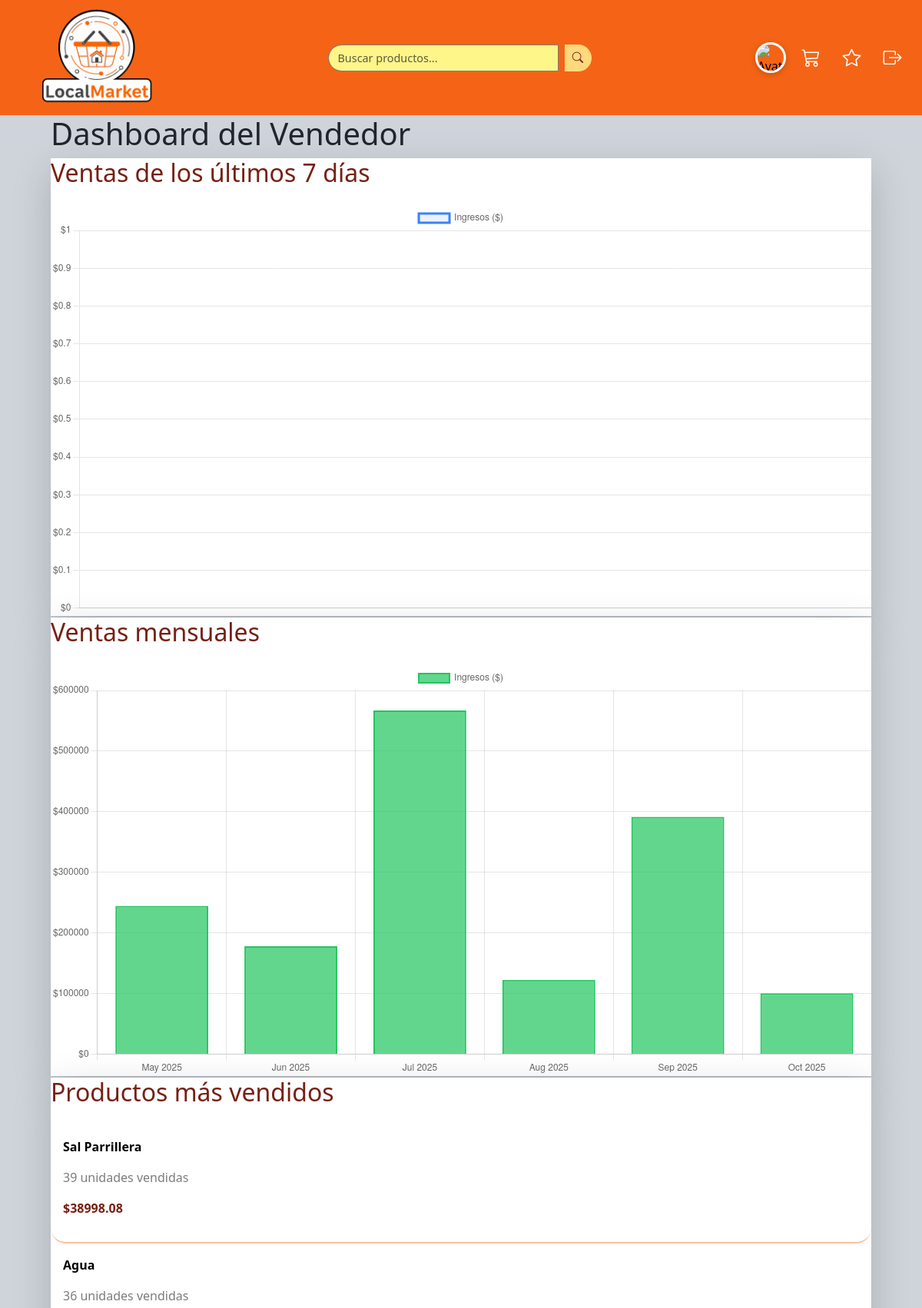
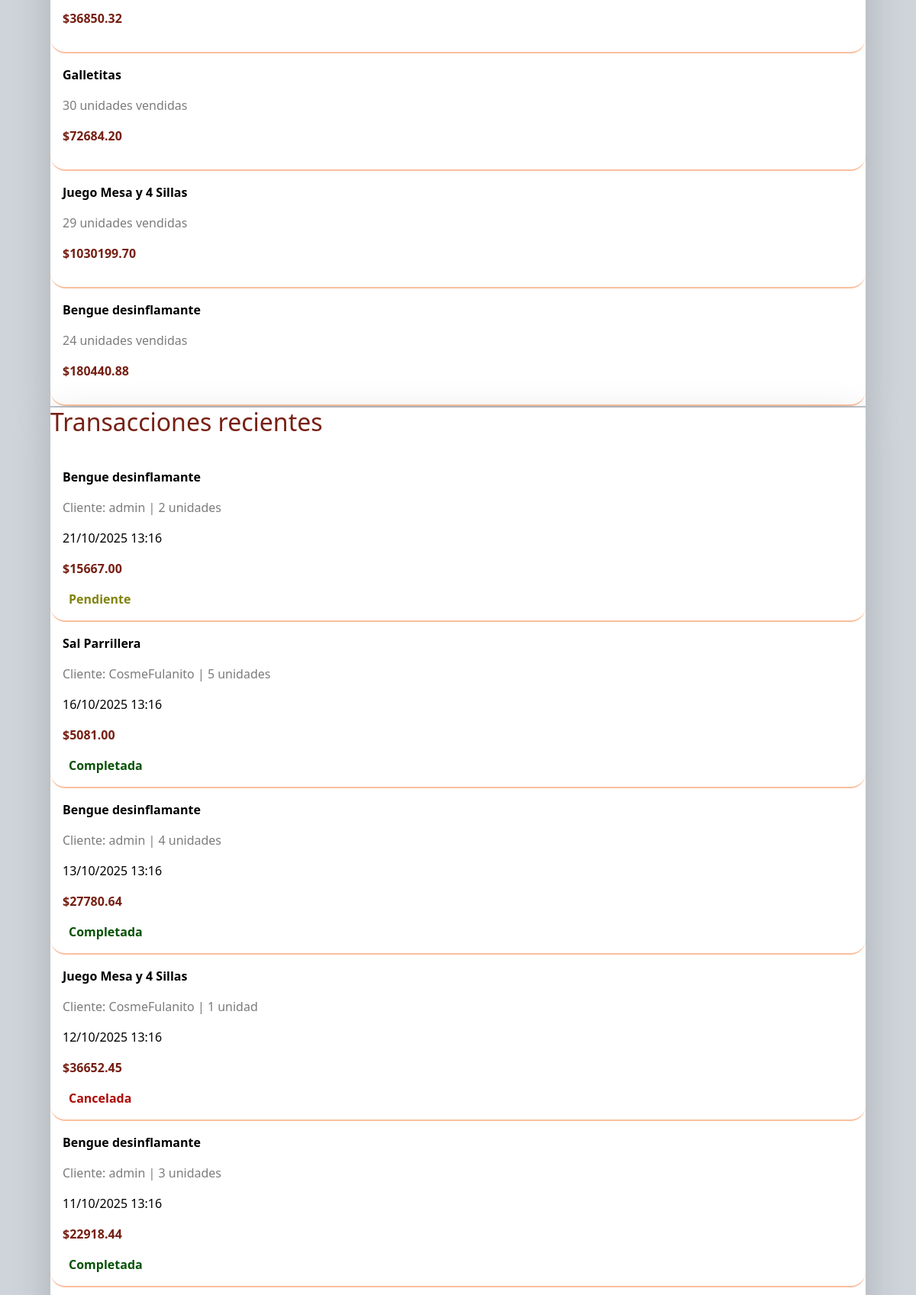
Screenshot of /dashboard/ (signed in, upper part) with the database file from the repository (2 pictures, top to bottom).
### dashboard/models.py (models this page shows, shortened)
class Sale(models.Model):
    STATUS_CHOICES = [
        ('pending', 'Pendiente'),
        ('completed', 'Completada'),
        ('cancelled', 'Cancelada'),
    ]
    product = models.ForeignKey(Product, on_delete=models.CASCADE, related_name='sales')
    buyer = models.ForeignKey(User, on_delete=models.CASCADE, related_name='purchases')
    seller = models.ForeignKey(User, on_delete=models.CASCADE, related_name='sales')
    quantity = models.PositiveIntegerField(default=1)
    unit_price = models.DecimalField(max_digits=10, decimal_places=2)
    total_price = models.DecimalField(max_digits=10, decimal_places=2)
    status = models.CharField(max_length=20, choices=STATUS_CHOICES, default='pending')
    created_at = models.DateTimeField(auto_now_add=True)
    completed_at = models.DateTimeField(null=True, blank=True)
    class Meta:
        ordering = ['-created_at']
        verbose_name = 'Venta'
        verbose_name_plural = 'Ventas'

### market/models.py (models this page shows, shortened)
class Product(models.Model):
    seller = models.ForeignKey(
        settings.AUTH_USER_MODEL,
        on_delete=models.CASCADE,
        related_name="products"
    )
    title = models.CharField(max_length=200)
    description = models.TextField(blank=True)
    marca = models.CharField(max_length=100, blank=True, default="Generico")
    price = models.DecimalField(max_digits=12, decimal_places=2)
    image = models.ImageField(
        upload_to="products/",
        blank=True,
        null=True,
        default="products/placeholder.png"
    )
    barcode = models.CharField(
        max_length=13,
        blank=True,
        default="0000000000000"
    )
    stock = models.IntegerField(
        blank=True,
        default=1
    )
    created_at = models.DateTimeField(auto_now_add=True)
    active = models.BooleanField(default=True)
    source = models.CharField(max_length=100, blank=True, default="Coto")  # supermercado
    query = models.CharField(max_length=100, blank=True, null=True)  # término de búsqueda

### dashboard/views.py (the view)
# urls.py: path('', views.dashboard_view, name='home'),
@login_required
def dashboard_view(request):
    user_sales = Sale.objects.filter(seller=request.user)
    total_sales = user_sales.filter(status='completed').aggregate(
        total=Sum('total_price'),
        count=Count('id')
    )
    pending_sales = user_sales.filter(status='pending').count()
    user_products = Product.objects.filter(seller=request.user)
    total_products = user_products.count()
    active_products = user_products.filter(active=True).count()
    seven_days_ago = datetime.now() - timedelta(days=7)
    recent_sales = user_sales.filter(
        status='completed',
        created_at__gte=seven_days_ago
    ).annotate(
        date=TruncDate('created_at')
    ).values('date').annotate(
        total=Sum('total_price'),
        count=Count('id')
    ).order_by('date')
    six_months_ago = datetime.now() - timedelta(days=180)
    monthly_sales = user_sales.filter(
        status='completed',
        created_at__gte=six_months_ago
    ).annotate(
        month=TruncMonth('created_at')
    ).values('month').annotate(
        total=Sum('total_price'),
        count=Count('id')
    ).order_by('month')
    top_products = user_sales.filter(
        status='completed'
    ).values(
        'product__title',
        'product__id'
    ).annotate(
        total_quantity=Sum('quantity'),
        total_revenue=Sum('total_price')
    ).order_by('-total_quantity')[:5]
    recent_transactions = user_sales.select_related(
        'product', 'buyer'
    ).order_by('-created_at')[:10]
    context = {
        'total_revenue': total_sales['total'] or 0,
        'total_sales_count': total_sales['count'] or 0,
        'pending_sales': pending_sales,
        'total_products': total_products,
        'active_products': active_products,
        'recent_sales': recent_sales,
        'monthly_sales': monthly_sales,
        'top_products': top_products,
        'recent_transactions': recent_transactions,
    }
    return render(request, 'dashboard/dashboard.html', context)

### market/context_processors.py (called while the page is built)
def user_avatar(request):
    if request.user.is_authenticated:
        avatar_url = get_user_avatar(request.user)
        return {'user_avatar_url': avatar_url}
    return {}

### market/utils.py (called while the page is built)
def get_user_avatar(user):
    try:
        social_account = user.socialaccount_set.first()
        if social_account:
            return social_account.get_avatar_url()
    except:
        pass
    return '/static/img/default-avatar.png'

### dashboard/templates/dashboard/dashboard.html (shortened to what this page needs)
{% extends 'base.html' %}
{% load static %}
{% block content %}
<div class="container mx-auto px-4 py-8">
    <h1 class="text-3xl font-bold mb-8 text-gray-800">Dashboard del Vendedor</h1>
    <div class="grid grid-cols-1 lg:grid-cols-2 gap-6 mb-8">
        <div class="bg-white rounded-lg shadow-lg p-6">
            <h2 class="text-xl font-bold mb-4 text-gray-800">Ventas de los últimos 7 días</h2>
            <canvas id="dailySalesChart"></canvas>
        </div>
        <div class="bg-white rounded-lg shadow-lg p-6">
            <h2 class="text-xl font-bold mb-4 text-gray-800">Ventas mensuales</h2>
            <canvas id="monthlySalesChart"></canvas>
        </div>
    </div>
    <div class="grid grid-cols-1 lg:grid-cols-2 gap-6">
        <div class="bg-white rounded-lg shadow-lg p-6">
            <h2 class="text-xl font-bold mb-4 text-black-800">Productos más vendidos</h2>
            <div class="space-y-4">
                {% for product in top_products %}
                <div class="datosCard flex items-center justify-between p-3 bg-gray-50 rounded-lg hover:bg-gray-100 transition">
                    <div class="flex-1">
                        <p class="datoTitulo font-semibold text-black">{{ product.product__title }}</p>
                        <p class="datoDetail text-sm text-black">{{ product.total_quantity }} unidades vendidas</p>
                    </div>
                    <div class="text-right">
                        <p class="datoPrecio font-bold text-black">${{ product.total_revenue|floatformat:2 }}</p>
                    </div>
                </div>
                {% empty %}
                <p class="text-black text-center py-4">No hay ventas registradas aún</p>
                {% endfor %}
            </div>
        </div>
        <div class="bg-white rounded-lg shadow-lg p-6">
            <h2 class="text-xl font-bold mb-4 tituloDatos">Transacciones recientes</h2>
            <div class="space-y-3">
                {% for sale in recent_transactions %}
                <div class="datosCard flex items-center justify-between p-3 border-l-4
                    {% if sale.status == 'completed' %}border-green-500 bg-green-50
                    {% elif sale.status == 'pending' %}border-yellow-500 bg-yellow-50
                    {% else %}border-red-500 bg-red-50{% endif %} rounded-r-lg">
                    <div class="flex-1">
                        <p class="datoTitulo font-semibold text-black">{{ sale.product.title }}</p>
                        <p class="datoDetail text-sm text-black">
                            Cliente: {{ sale.buyer.username }} |
                            {{ sale.quantity }} unidad{% if sale.quantity > 1 %}es{% endif %}
                        </p>
                        <p class="datoDetailtext-xs text-black">{{ sale.created_at|date:"d/m/Y H:i" }}</p>
                    </div>
                    <div class="text-right">
                        <p class="datoPrecio font-bold text-black">${{ sale.total_price|floatformat:2 }}</p>
                        <span class="text-xs px-2 py-1 rounded-full
                            {% if sale.status == 'completed' %} completada
                            {% elif sale.status == 'pending' %} pendiente
                            {% else %}cancelada{% endif %}">
                            {{ sale.get_status_display }}
                        </span>
                    </div>
                </div>
                {% empty %}
                <p class="datoDetail text-black text-center py-4">No hay transacciones recientes</p>
                {% endfor %}
            </div>
        </div>
    </div>
</div>
<script>
// Datos para ventas diarias
const dailyLabels = [{% for sale in recent_sales %}'{{ sale.date|date:"d/m" }}'{% if not forloop.last %},{% endif %}{% endfor %}];
const dailyData = [{% for sale in recent_sales %}{{ sale.total|default:0 }}{% if not forloop.last %},{% endif %}{% endfor %}];
// Gráfico de ventas diarias
const dailyCtx = document.getElementById('dailySalesChart').getContext('2d');
new Chart(dailyCtx, {
    type: 'line',
    data: {
        labels: dailyLabels,
        datasets: [{
            label: 'Ingresos ($)',
            data: dailyData,
            borderColor: 'rgb(59, 130, 246)',
            backgroundColor: 'rgba(59, 130, 246, 0.1)',
            tension: 0.4,
            fill: true
        }]
    },
    options: {
        responsive: true,
        maintainAspectRatio: true,
        plugins: {
            legend: {
                display: true,
                position: 'top'
            }
        },
        scales: {
            y: {
                beginAtZero: true,
                ticks: {
                    callback: function(value) {
                        return '$' + value;
                    }
                }
            }
        }
    }
});
// Datos para ventas mensuales
const monthlyLabels = [{% for sale in monthly_sales %}'{{ sale.month|date:"M Y" }}'{% if not forloop.last %},{% endif %}{% endfor %}];
const monthlyData = [{% for sale in monthly_sales %}{{ sale.total|default:0 }}{% if not forloop.last %},{% endif %}{% endfor %}];
// Gráfico de ventas mensuales
const monthlyCtx = document.getElementById('monthlySalesChart').getContext('2d');
new Chart(monthlyCtx, {
    type: 'bar',
    data: {
        labels: monthlyLabels,
        datasets: [{
            label: 'Ingresos ($)',
            data: monthlyData,
            backgroundColor: 'rgba(34, 197, 94, 0.7)',
            borderColor: 'rgb(34, 197, 94)',
            borderWidth: 2
        }]
    },
    options: {
        responsive: true,
        maintainAspectRatio: true,
        plugins: {
            legend: {
                display: true,
                position: 'top'
            }
        },
        scales: {
            y: {
                beginAtZero: true,
                ticks: {
                    callback: function(value) {
                        return '$' + value;
                    }
                }
            }
        }
    }
});
</script>
{% endblock %}

### static/css/styles.css (style rules this page uses)
:root { --orange-pantone: #f56416ff; --falu-red: #772014ff; --gray: #7c7c7cff; --jasmine: #ffd97dff; --maize: #fff689ff; }

### static/dashboard/dashboard.css (style rules this page uses)
:root { --orange-pantone: #f56416ff; --falu-red: #772014ff; --gray: #7c7c7cff; --jasmine: #ffd97dff; --maize: #fff689ff; }
h2 { color: var(--falu-red) ; margin: 2px auto; }
.datosCard { border-bottom: 2px inset rgba(245, 100, 22, 0.411); border-radius: 20px; }
.datoTitulo { color: black !important; font-weight: bold; }
.datoDetail { color: var(--gray) !important; }
.datoPrecio { color: var(--falu-red) !important; font-weight: bolder; }
.completada { font-weight: bold; color: rgb(5, 82, 5)!important; }
.pendiente { font-weight: bold; color: rgb(129, 131, 12)!important; }
.cancelada { font-weight: bold; color: rgb(173, 9, 4)!important; }

### rows the page displays
Sale: product "Bengue desinflamante", buyer.username "admin", quantity "2", created_at "21/10/2025 13:16", total_price "15667.00", status "Pendiente"
Sale: product "Sal Parrillera", buyer.username "CosmeFulanito", quantity "5", shows "es", created_at "16/10/2025 13:16", total_price "5081.00", status "Completada"
Sale: product "Bengue desinflamante", buyer.username "admin", quantity "4", created_at "13/10/2025 13:16", total_price "27780.64", status "Completada"
Sale: product "Juego Mesa y 4 Sillas", buyer.username "CosmeFulanito", quantity "1", created_at "12/10/2025 13:16", total_price "36652.45", status "Cancelada"
Sale: product "Bengue desinflamante", buyer.username "admin", quantity "3", created_at "11/10/2025 13:16", total_price "22918.44", status "Completada"

### other values shown
{{ product.product__title }} "Sal Parrillera" "Agua" "Galletitas" "Juego Mesa y 4 Sillas" "Bengue desinflamante"
{{ product.total_quantity }} "39" "36" "30" "29" "24"
{{ product.total_revenue|floatformat:2 }} "38998.08" "36850.32" "72684.20" "1030199.70" "180440.88"
chart data {{ sale.total|default:0 }} 244728.920000000, 178177.290000000, 567181.490000000, 122666.200000000, 391727.210000000, 100422.050000000
